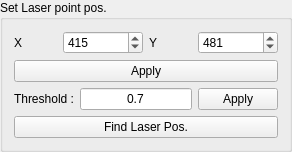
         <widget class="QGroupBox" name="groupBox_14">
          <property name="minimumSize">
           <size>
            <width>292</width>
            <height>0</height>
           </size>
          </property>
          <property name="maximumSize">
           <size>
            <width>16777215</width>
            <height>16777215</height>
           </size>
          </property>
          <property name="title">
           <string>Set Laser point pos.</string>
          </property>
          <layout class="QVBoxLayout" name="verticalLayout_20">
           <item>
            <layout class="QHBoxLayout" name="horizontalLayout_44">
             <item>
              <widget class="QLabel" name="label_6">
               <property name="text">
                <string>X</string>
               </property>
              </widget>
             </item>
             <item>
              <widget class="QSpinBox" name="lp_x">
               <property name="minimumSize">
                <size>
                 <width>80</width>
                 <height>0</height>
                </size>
               </property>
               <property name="maximum">
                <number>999</number>
               </property>
               <property name="value">
                <number>415</number>
               </property>
              </widget>
             </item>
             <item>
              <widget class="QLabel" name="label_7">
               <property name="text">
                <string>Y</string>
               </property>
              </widget>
             </item>
             <item>
              <widget class="QSpinBox" name="lp_y">
               <property name="minimumSize">
                <size>
                 <width>80</width>
                 <height>0</height>
                </size>
               </property>
               <property name="maximum">
                <number>999</number>
               </property>
               <property name="value">
                <number>481</number>
               </property>
              </widget>
             </item>
            </layout>
           </item>
           <item>
            <widget class="QPushButton" name="pushButton_11">
             <property name="text">
              <string>Apply</string>
             </property>
            </widget>
           </item>
           <item>
            <layout class="QHBoxLayout" name="horizontalLayout_23">
             <item>
              <widget class="QLabel" name="label_40">
               <property name="text">
                <string>Threshold :</string>
               </property>
              </widget>
             </item>
             <item>
              <widget class="QLineEdit" name="thre_laser">
               <property name="text">
                <string>0.7</string>
               </property>
               <property name="alignment">
                <set>Qt::AlignCenter</set>
               </property>
              </widget>
             </item>
             <item>
              <widget class="QPushButton" name="pushButton_9">
               <property name="text">
                <string>Apply</string>
               </property>
              </widget>
             </item>
            </layout>
           </item>
           <item>
            <widget class="QPushButton" name="pushButton_15">
             <property name="text">
              <string>Find Laser Pos.</string>
             </property>
            </widget>
           </item>
          </layout>
         </widget>
